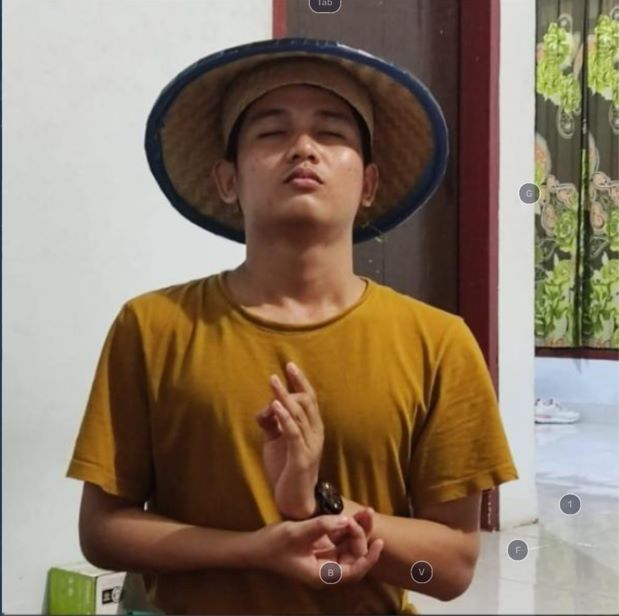
#> input picture Tugas 4/Butterworth/mad.jpeg, 619 x 616 px
$ python main.py
#> lines starting #> are read from the running program, lines starting #| are printed output that depends on the picture
import cv2
import numpy as np
from matplotlib import pyplot as plt

# membaca gambar
img = cv2.imread('mad.jpeg',0)
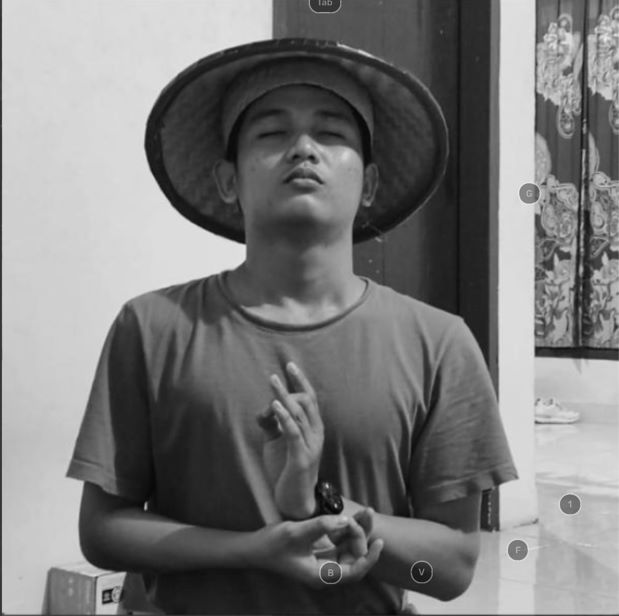
#> img: shape (616, 619); min 3, max 237, mean 121.5
rows, cols = img.shape
#> rows = 616; cols = 619

# membuat filter Butterworth Highpass
# membuat filter highpass Butterworth 2D dengan jari-jari 30 dan orde 2
butterworth_hp = np.zeros((rows, cols))
D = 30
n = 2
for i in range(rows):
    for j in range(cols):
        butterworth_hp[i, j] = 1 / (1 + (D / np.sqrt((i - rows/2)**2 + (j - cols/2)**2))**(2*n))
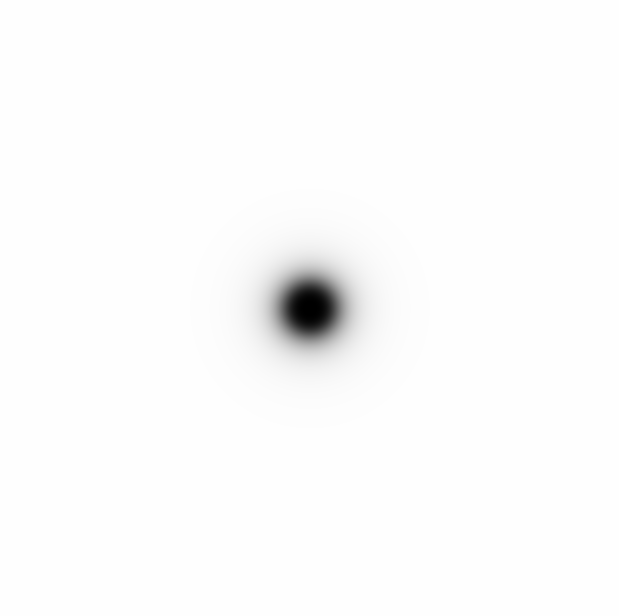
#> butterworth_hp: shape (616, 619) float64; min 7.72e-08, max 1, mean 0.988

# terapkan filter
butterworth_hp_img = np.fft.fftshift(np.fft.fft2(img)) * butterworth_hp
butterworth_hp_img = np.real(np.fft.ifft2(np.fft.ifftshift(butterworth_hp_img)))
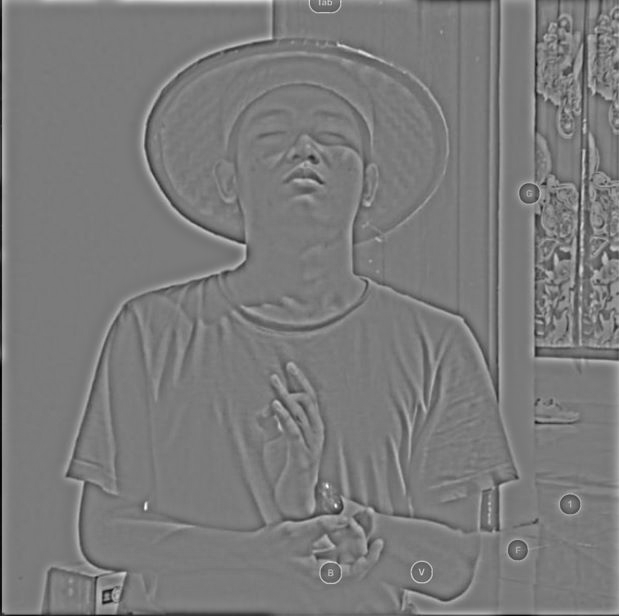
#> butterworth_hp_img: shape (616, 619) float64; min -123.8, max 132.4, mean 0; drawn with min black and max white

# membuat filter Gaussian Highpass
# membuat 2D filter Gaussian highpass  with standard dengan standar deviasi 5
gaussian_hp = np.zeros((rows, cols))
sigma = 5
for i in range(rows):
    for j in range(cols):
        gaussian_hp[i, j] = 1 - np.exp(-((i - rows/2)**2 + (j - cols/2)**2) / (2 * sigma**2))
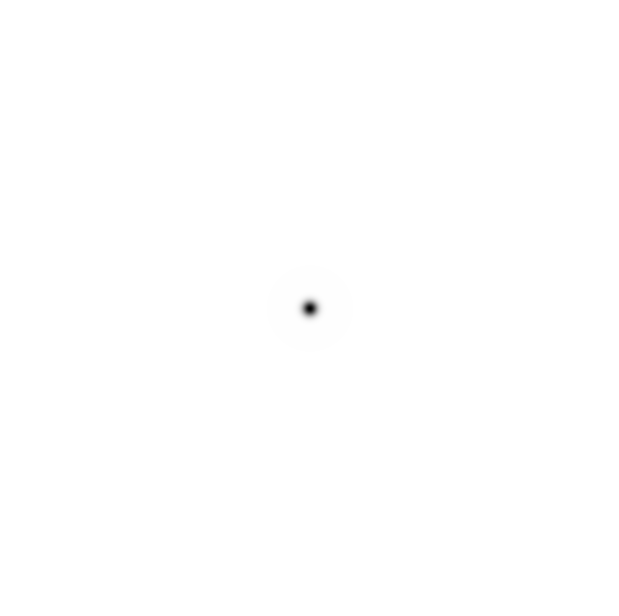
#> gaussian_hp: shape (616, 619) float64; min 0.00499, max 1, mean 1

# terapkan filter
gaussian_hp_img = np.fft.fftshift(np.fft.fft2(img)) * gaussian_hp
gaussian_hp_img = np.real(np.fft.ifft2(np.fft.ifftshift(gaussian_hp_img)))
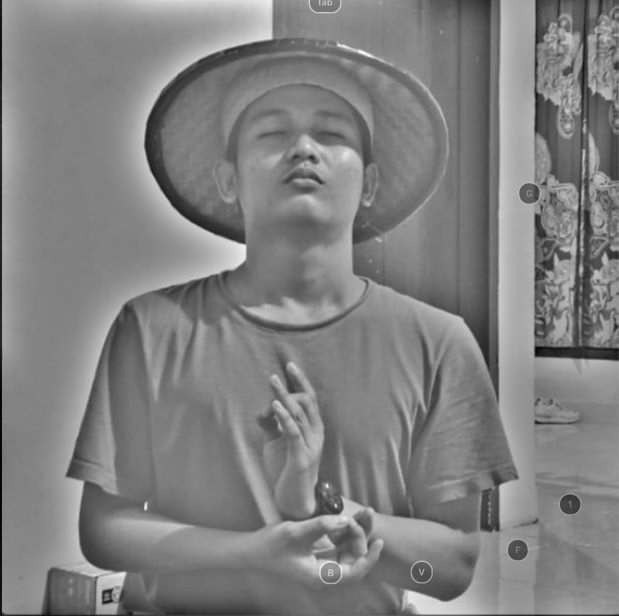
#> gaussian_hp_img: shape (616, 619) float64; min -139.7, max 138.1, mean 0.6; drawn with min black and max white

# tampilkan gambar
plt.subplot(2,2,1),plt.imshow(img, cmap = 'gray')
plt.title('Original Image'), plt.xticks([]), plt.yticks([])
plt.subplot(2,2,2),plt.imshow(butterworth_hp_img, cmap = 'gray')
plt.title('Butterworth Highpass Filter'), plt.xticks([]), plt.yticks([])
plt.subplot(2,2,3),plt.imshow(gaussian_hp_img, cmap = 'gray')
plt.title('Gaussian Highpass Filter'), plt.xticks([]), plt.yticks([])
plt.show()
